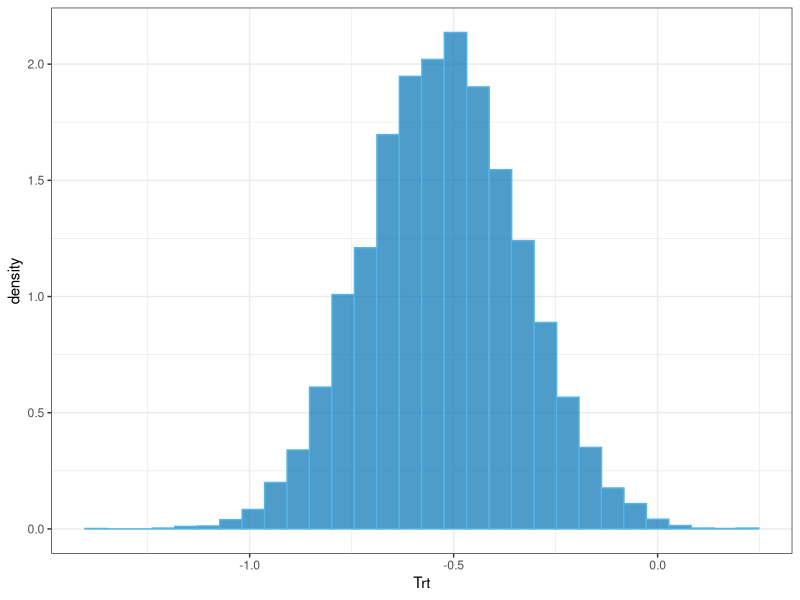
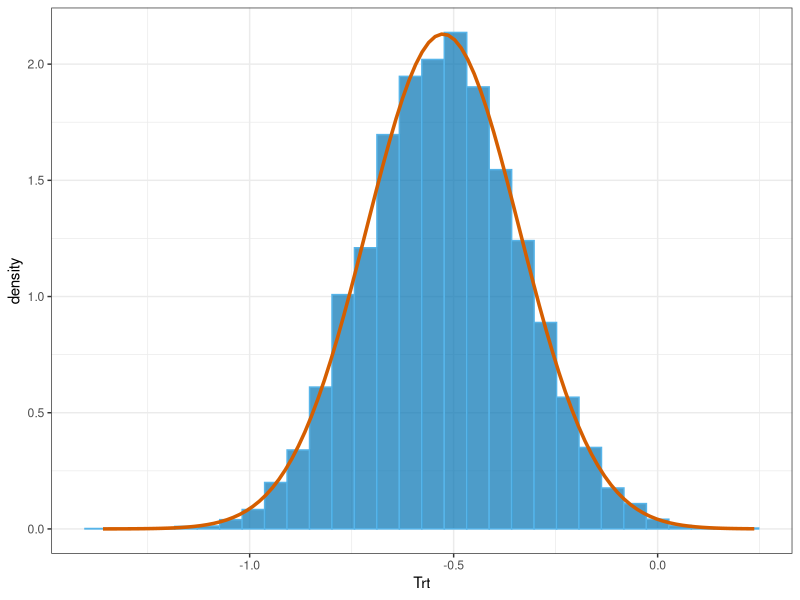

Source code (R) for these figures, in order:
## ---- chunk 1
#| include: false
knitr::opts_chunk$set(
  echo=TRUE, message=FALSE, warning=FALSE, fig.align="center", dev="svglite"
)

old_hooks <- fansi::set_knit_hooks(
  knitr::knit_hooks,
  which = c("output", "message", "warning", "error")
)

options(crayon.enabled=TRUE)
## ---- chunk 2
library(tidyverse)
## ---- chunk 3
theme_set(theme_bw())
## ---- chunk 4
migraine <- read_csv("./data/Pdata.csv")

migraine
## ---- chunk 5
model <- glm(N ~ ., family="poisson", data=migraine)
## ---- chunk 6
summary(model)
## ---- chunk 7
bootstrap_glm <- function(original_data, original_model, n) {
  out <- matrix(
    nrow=n, ncol=length(coef(original_model)),
    dimnames=list(NULL, names(coef(original_model)))
  )
  
  for (iter in 1:n) {
    resampled_data <- original_data %>%
      slice_sample(n=nrow(original_data), replace=TRUE)
    
    refitted_model <- original_model %>%
      update(data=resampled_data)
    
    out[iter, ] <- coef(refitted_model)
  }
  
  as_tibble(out)
}
## ---- chunk 8
set.seed(99)

boot_coefs <- bootstrap_glm(migraine, model, n=10000)
## ---- chunk 9
boot_coefs
## ---- chunk 10
ggplot(boot_coefs, aes(x=Trt)) +
  geom_histogram(
    aes(y=after_stat(density)),
    colour="#56B4E9", fill="#0072B2", alpha=0.7
  )
## ---- chunk 11
mean_boot_beta1 <- mean(boot_coefs$Trt)
sd_boot_beta1 <- sd(boot_coefs$Trt)

ggplot(boot_coefs, aes(x=Trt)) +
  geom_histogram(
    aes(y=after_stat(density)),
    colour="#56B4E9", fill="#0072B2", alpha=0.7
  ) +
  geom_function(
    fun=dnorm, args=list(mean=mean_boot_beta1, sd=sd_boot_beta1),
    colour="#D55E00", size=1.2
  )
## ---- chunk 12
list(
  boot_norm = tibble(
    lwr = mean_boot_beta1 - qnorm(0.975) * sd_boot_beta1,
    upr = mean_boot_beta1 + qnorm(0.975) * sd_boot_beta1
  ),
  
  boot_perc = tibble(
    lwr = quantile(boot_coefs$Trt, 0.025),
    upr = quantile(boot_coefs$Trt, 0.975)
  ),
  
  wald = model %>%
    confint.default() %>%
    as_tibble() %>%
    slice(2) %>%
    rename(lwr=1, upr=2)
)
